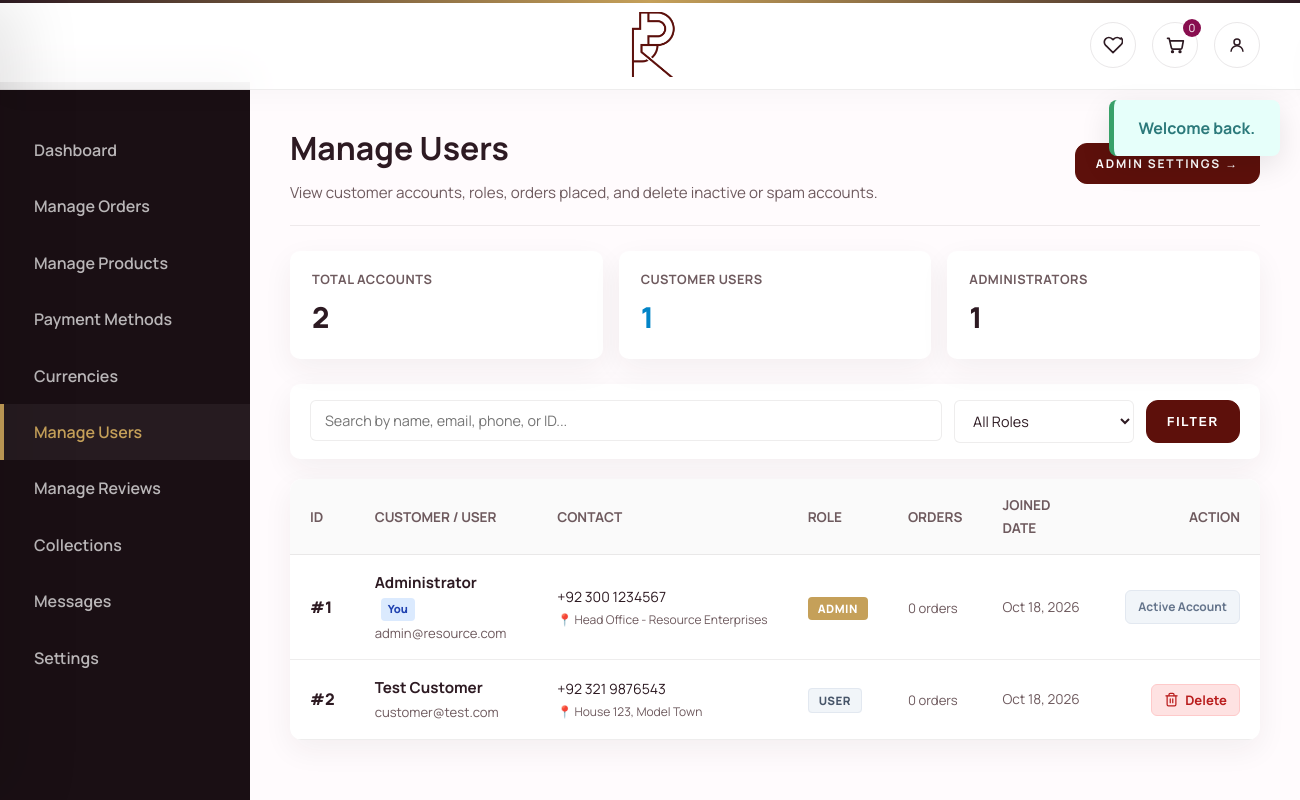
Before: /admin/users.php (signed in) with the older database file.
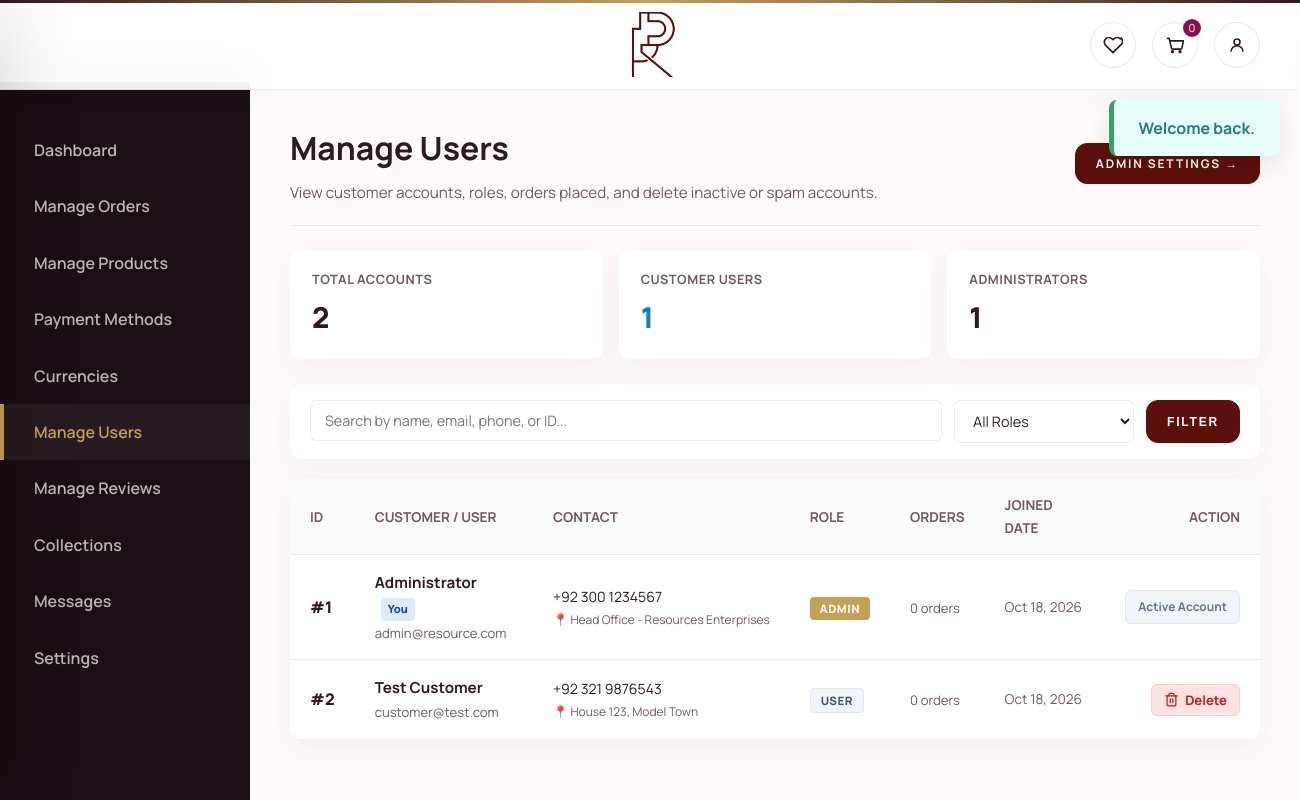
After: the same page with the newer database file.
### tables this page shows
CREATE TABLE IF NOT EXISTS users (
    id INT AUTO_INCREMENT PRIMARY KEY,
    full_name VARCHAR(255) NOT NULL DEFAULT 'User',
    email VARCHAR(255) NOT NULL UNIQUE,
    password_hash VARCHAR(255) NOT NULL,
    phone VARCHAR(50) DEFAULT NULL,
    address TEXT DEFAULT NULL,
    role VARCHAR(20) NOT NULL DEFAULT 'user',
    created_at DATETIME NOT NULL,
    updated_at DATETIME DEFAULT NULL
);

### includes/bootstrap.php (called while the page is built, shortened)
<?php
function h(null|string|int|float $value): string
{
    return htmlspecialchars((string) $value, ENT_QUOTES, 'UTF-8');
}
function get_flash(string $type): ?string
{
    if (!isset($_SESSION['flash'][$type])) {
        return null;
    }
    $message = $_SESSION['flash'][$type];
    return $message;
}
function is_logged_in(): bool
{
    return isset($_SESSION['user_id']) && is_numeric($_SESSION['user_id']);
}
function is_admin(PDO $pdo): bool
{
    $user = current_user($pdo);
    return ($user['role'] ?? 'user') === 'admin';
}
function current_user_id(): ?int
{
    return is_logged_in() ? (int) $_SESSION['user_id'] : null;
}
function current_user(PDO $pdo): ?array
{
    $userId = current_user_id();
    static $cache = [];
    if (!isset($cache[$userId])) {
        $stmt = $pdo->prepare('SELECT * FROM users WHERE id = :id LIMIT 1');
        $stmt->execute([':id' => $userId]);
        $cache[$userId] = $stmt->fetch() ?: null;
    }
    return $cache[$userId];
}
function require_admin(PDO $pdo): void
{
    if (!is_admin($pdo)) {
        set_flash('error', 'Unauthorized access.');
        redirect(url('index.php'));
    }
}
function cart_data(): array
{
    return $_SESSION['cart'];
}
function cart_count(): int
{
    return array_sum(array_map('intval', cart_data()));
}
function url(string $path): string
{
    $scriptName = $_SERVER['SCRIPT_NAME'] ?? '';
    $dir = dirname($scriptName);
    $dir = str_replace('\\', '/', $dir);
    if (str_contains($dir, '/admin')) {
        $dir = substr($dir, 0, strpos($dir, '/admin'));
    }
    $basePath = rtrim($dir, '/');
    $path = ltrim($path, '/');
    return $basePath . '/' . $path;
}

### admin/users.php (the view, shortened to what this page needs)
<?php
require_once __DIR__ . '/../includes/bootstrap.php';
require_admin($pdo);
$currentAdmin = current_user($pdo);
$search = trim((string)($_GET['search'] ?? ''));
$roleFilter = trim((string)($_GET['role'] ?? 'all'));
$sql = "SELECT u.*, COUNT(o.id) as order_count
        FROM users u
        LEFT JOIN orders o ON o.user_id = u.id
        WHERE 1=1";
$params = [];
$sql .= " GROUP BY u.id ORDER BY u.created_at DESC";
$stmt = $pdo->prepare($sql);
$stmt->execute($params);
$users = $stmt->fetchAll();
$totalUsers = (int)$pdo->query("SELECT COUNT(*) FROM users")->fetchColumn();
$totalCustomers = (int)$pdo->query("SELECT COUNT(*) FROM users WHERE role = 'user'")->fetchColumn();
$totalAdmins = (int)$pdo->query("SELECT COUNT(*) FROM users WHERE role = 'admin'")->fetchColumn();
include __DIR__ . '/../includes/header.php';
?>
<div class="admin-layout">
  <aside class="admin-sidebar">
    <nav class="admin-nav">
      <a href="dashboard.php" class="admin-nav-item">Dashboard</a>
      <a href="orders.php" class="admin-nav-item">Manage Orders</a>
      <a href="products.php" class="admin-nav-item">Manage Products</a>
      <a href="payment-methods.php" class="admin-nav-item">Payment Methods</a>
      <a href="currencies.php" class="admin-nav-item">Currencies</a>
      <a href="users.php" class="admin-nav-item active">Manage Users</a>
      <a href="reviews.php" class="admin-nav-item">Manage Reviews</a>
      <a href="collections.php" class="admin-nav-item">Collections</a>
      <a href="messages.php" class="admin-nav-item">Messages</a>
      <a href="settings.php" class="admin-nav-item">Settings</a>
    </nav>
  </aside>
  <main class="admin-main">
    <header class="admin-header">
      <div>
        <h1>Manage Users</h1>
        <p style="color: var(--muted); margin-top: 5px; font-size: 0.95rem;">
          View customer accounts, roles, orders placed, and delete inactive or spam accounts.
        </p>
      </div>
      <a href="settings.php" class="btn small-btn" style="white-space: nowrap;">Admin Settings &rarr;</a>
    </header>
    <div class="user-stats-grid">
      <div class="user-stat-card">
        <span class="user-stat-label">Total Accounts</span>
        <span class="user-stat-num"><?= $totalUsers ?></span>
      </div>
      <div class="user-stat-card">
        <span class="user-stat-label">Customer Users</span>
        <span class="user-stat-num" style="color: #0284c7;"><?= $totalCustomers ?></span>
      </div>
      <div class="user-stat-card">
        <span class="user-stat-label">Administrators</span>
        <span class="user-stat-num" style="color: var(--brand);"><?= $totalAdmins ?></span>
      </div>
    </div>
    <div class="user-filter-bar">
      <form method="get" action="users.php" style="display: flex; gap: 12px; flex-wrap: wrap; width: 100%;">
        <div style="flex: 1; min-width: 240px;">
          <input type="text" name="search" class="filter-input"
                 placeholder="Search by name, email, phone, or ID..."
                 value="<?= h($search) ?>">
        </div>
        <div style="width: 180px;">
          <select name="role" class="filter-input" onchange="this.form.submit()">
            <option value="all" <?= $roleFilter === 'all' ? 'selected' : '' ?>>All Roles</option>
          </select>
        </div>
        <button type="submit" class="btn small-btn">Filter</button>
      </form>
    </div>
    <div class="admin-table-wrap">
      <table class="admin-table">
        <thead>
          <tr>
            <th style="width: 60px;">ID</th>
            <th>Customer / User</th>
            <th>Contact</th>
            <th>Role</th>
            <th>Orders</th>
            <th>Joined Date</th>
            <th style="text-align: right; width: 130px;">Action</th>
          </tr>
        </thead>
        <tbody>
          <?php if (empty($users)): ?>
            <tr>
              <td colspan="7" style="text-align: center; padding: 40px 20px; color: var(--muted);">
                No users found matching your search.
              </td>
            </tr>
          <?php else: ?>
            <?php foreach ($users as $u): ?>
              <?php
                $isCurrentLoggedIn = ($currentAdmin && (int)$currentAdmin['id'] === (int)$u['id']);
                $isAdminRole = ($u['role'] === 'admin');
              ?>
              <tr>
                <td style="font-weight: 800; color: var(--brand);">#<?= (int)$u['id'] ?></td>
                <td>
                  <div style="font-weight: 700; color: var(--brand); font-size: 0.95rem;">
                    <?= h($u['full_name']) ?>
                    <?php if ($isCurrentLoggedIn): ?>
                      <span class="current-user-tag">You</span>
                    <?php endif; ?>
                  </div>
                  <div style="font-size: 0.82rem; color: var(--muted); margin-top: 2px;">
                    <?= h($u['email']) ?>
                  </div>
                </td>
                <td>
                  <div style="font-size: 0.88rem; color: var(--text);">
                    <?= !empty($u['phone']) ? h($u['phone']) : '<span style="color:var(--muted); font-size:0.8rem;">No phone</span>' ?>
                  </div>
                  <?php if (!empty($u['address'])): ?>
                    <div style="font-size: 0.75rem; color: var(--muted); margin-top: 2px; max-width: 220px; white-space: nowrap; overflow: hidden; text-overflow: ellipsis;" title="<?= h($u['address']) ?>">
                      📍 <?= h($u['address']) ?>
                    </div>
                  <?php endif; ?>
                </td>
                <td>
                  <span class="role-badge <?= $isAdminRole ? 'role-admin' : 'role-user' ?>">
                    <?= strtoupper(h($u['role'])) ?>
                  </span>
                </td>
                <td>
                  <?php if ((int)$u['order_count'] > 0): ?>
                    <a href="orders.php?search=<?= urlencode((string)$u['email']) ?>" class="order-count-badge" title="View customer orders">
                      <?= (int)$u['order_count'] ?> <?= (int)$u['order_count'] === 1 ? 'order' : 'orders' ?> &rarr;
                    </a>
                  <?php else: ?>
                    <span style="color: var(--muted); font-size: 0.82rem;">0 orders</span>
                  <?php endif; ?>
                </td>
                <td style="white-space: nowrap; font-size: 0.85rem; color: var(--muted);">
                  <?= date('M d, Y', strtotime((string)$u['created_at'])) ?>
                </td>
                <td style="text-align: right; white-space: nowrap;">
                  <?php if ($isCurrentLoggedIn): ?>
                    <span class="self-admin-badge" title="This is your active logged-in admin account">
                      Active Account
                    </span>
                  <?php else: ?>
                    <form method="post" action="users.php" style="display: inline-block;"
                          onsubmit="return confirm('⚠️ Are you sure you want to permanently delete user \'<?= addslashes(h($u['full_name'])) ?>\' (<?= addslashes(h($u['email'])) ?>)?\n\nThis will remove their account permanently.');">
                      <button type="submit" class="delete-user-btn" title="Delete User #<?= (int)$u['id'] ?>">
                        <span>Delete</span>
                      </button>
                    </form>
                  <?php endif; ?>
                </td>
              </tr>
            <?php endforeach; ?>
          <?php endif; ?>
        </tbody>
      </table>
    </div>
  </main>
</div>
<?php include __DIR__ . '/../includes/footer.php'; ?>

### includes/header.php (shortened to what this page needs)
<?php
$currentUser = current_user($pdo);
$cartItemCount = cart_count();
$successFlash = get_flash('success');
$errorFlash = get_flash('error');
?>
<!DOCTYPE html>
<html lang="en">
<head>
  <link rel="stylesheet" href="<?= url('assets/css/style.css') ?>">
</head>
<body>
  <header class="top-nav">
    <div class="logo-wrap">
      <a href="<?= url('index.php') ?>" class="logo" aria-label="Resources Enterprises homepage">
        <img src="<?= url('logo/logo.png') ?>" alt="Resources Enterprises Logo" class="main-logo">
      </a>
    </div>
    <div class="nav-actions">
      <a href="<?= url('favorites.php') ?>" class="icon-btn" aria-label="Favorites">
        <svg width="20" height="20" viewBox="0 0 24 24" fill="none" stroke="currentColor" stroke-width="2" stroke-linecap="round" stroke-linejoin="round">
          <path d="M20.84 4.61a5.5 5.5 0 0 0-7.78 0L12 5.67l-1.06-1.06a5.5 5.5 0 0 0-7.78 7.78l1.06 1.06L12 21.23l8.78-8.78 1.06-1.06a5.5 5.5 0 0 0 0-7.78z"></path>
        </svg>
      </a>
      <a href="<?= url('cart.php') ?>" class="icon-btn cart-btn" aria-label="Open cart">
        <span class="cart-count"><?= h($cartItemCount) ?></span>
      </a>
      <?php if ($currentUser): ?>
        <a href="<?= url('profile.php') ?>" class="icon-btn" aria-label="User profile">
          <svg width="18" height="18" viewBox="0 0 24 24" fill="none" stroke="currentColor" stroke-width="2">
            <path d="M20 21a8 8 0 0 0-16 0"></path>
            <circle cx="12" cy="8" r="4"></circle>
          </svg>
        </a>
      <?php endif; ?>
    </div>
  </header>
  <?php if ($successFlash || $errorFlash): ?>
    <div class="flash-wrap">
      <?php if ($successFlash): ?>
        <p class="flash success"><?= h($successFlash) ?></p>
      <?php endif; ?>
    </div>
  <?php endif; ?>
  <main>

### includes/footer.php (shortened to what this page needs)
  </main>
</body>
</html>

### assets/css/style.css (style rules this page uses)
:root { --brand: #2d1a22; --brand-strong: #1a0f14; --accent: #880e4f; --premium: #c5a059; --bg: #fffbfd; --bg-soft: #fcf1f5; --text: #2d1a22; --muted: #6e5a5e; --card: #ffffff; --line: rgba(45, 26, 34, 0.08); --footer: #1a0f14; --whatsapp: #25d366; --max-width: 1200px; --radius: 12px; --shadow: 0 10px 30px rgba(45, 26, 34, 0.06); }
* { box-sizing: border-box; margin: 0; padding: 0; }
html { scroll-behavior: smooth; }
body { background: var(--bg); color: var(--text); font-family: "Manrope", "Segoe UI", Tahoma, sans-serif; line-height: 1.65; padding-top: 82px; }
img { display: block; width: 100%; height: 100%; object-fit: cover; }
a { color: inherit; text-decoration: none; }
main { min-height: calc(100vh - 82px); }
.top-nav { position: fixed; top: 0; left: 0; width: 100%; z-index: 100; height: 90px; padding: 0 40px; display: flex; align-items: center; justify-content: space-between; background: rgba(255, 255, 255, 0.9); backdrop-filter: blur(20px); -webkit-backdrop-filter: blur(20px); border-bottom: 1px solid var(--line); box-shadow: 0 4px 30px rgba(0, 0, 0, 0.03); transition: height 0.3s ease; }
.top-nav::before { content: ""; position: absolute; top: 0; left: 0; width: 100%; height: 3px; background: linear-gradient(90deg, var(--brand), var(--premium), var(--brand)); z-index: 101; }
.logo-wrap { flex: 1; display: flex; justify-content: center; align-items: center; }
.main-logo { height: 65px; width: auto; object-fit: contain; transition: transform 0.3s ease; }
.nav-actions { display: inline-flex; align-items: center; gap: 16px; flex: 1; justify-content: flex-end; }
.icon-btn { width: 46px; height: 46px; border-radius: 50%; border: 1px solid rgba(45, 26, 34, 0.1); background: transparent; display: inline-flex; align-items: center; justify-content: center; color: var(--brand); cursor: pointer; transition: all 0.3s ease; position: relative; }
.cart-count { position: absolute; top: -4px; right: -4px; min-width: 18px; height: 18px; padding: 0 5px; border-radius: 999px; background: var(--accent); color: #fff; font-size: 0.7rem; line-height: 18px; text-align: center; }
.btn, .cta-btn { display: inline-flex; align-items: center; justify-content: center; padding: 16px 36px; background: #5D100B; color: #fff; font-weight: 700; text-transform: uppercase; letter-spacing: 0.15em; border-radius: 12px; transition: all 0.4s cubic-bezier(0.165, 0.84, 0.44, 1); border: 1px solid #5D100B; cursor: pointer; font-size: 0.8rem; position: relative; overflow: hidden; z-index: 1; }
.admin-layout { display: grid; grid-template-columns: 280px 1fr; min-height: 100vh; }
.admin-sidebar { background: var(--brand-strong); color: #fff; padding: 40px 0; }
.admin-nav-item { padding: 15px 30px; display: flex; align-items: center; gap: 12px; color: rgba(255,255,255,0.6); border-left: 4px solid transparent; }
.admin-nav-item.active { background: rgba(255,255,255,0.05); color: var(--premium); border-left-color: var(--premium); }
.admin-main { padding: 40px; }
.admin-table { width: 100%; border-collapse: collapse; background: #fff; border-radius: 12px; overflow: hidden; box-shadow: var(--shadow); }
.admin-table th, .admin-table td { padding: 18px 24px; text-align: left; border-bottom: 1px solid var(--line); }
.admin-table th { background: var(--bg-soft); color: var(--muted); font-size: 0.75rem; text-transform: uppercase; }
.small-btn { padding: 10px 20px; font-size: 0.75rem; }
.flash-wrap { position: fixed; top: 100px; right: 20px; z-index: 2000; max-width: 400px; }
.flash { padding: 15px 25px; border-radius: 8px; margin-bottom: 10px; box-shadow: 0 10px 30px rgba(0,0,0,0.1); font-weight: 700; animation: slideIn 0.5s ease; }
.flash.success { background: #e6fffa; color: #2c7a7b; border-left: 5px solid #38a169; }

Changed rows visible on the page:
changed users "Administrator": address "Head Office - Resource Enterprises" → "Head Office - Resources Enterprises"
